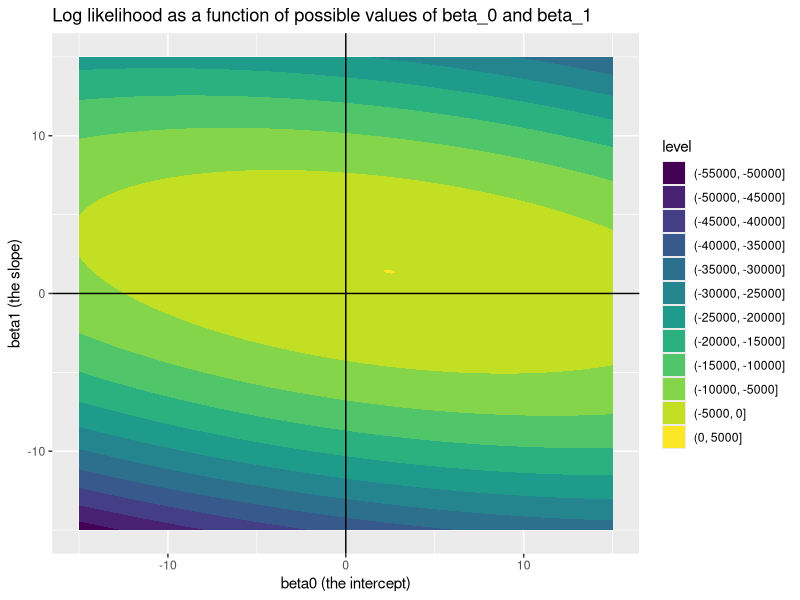
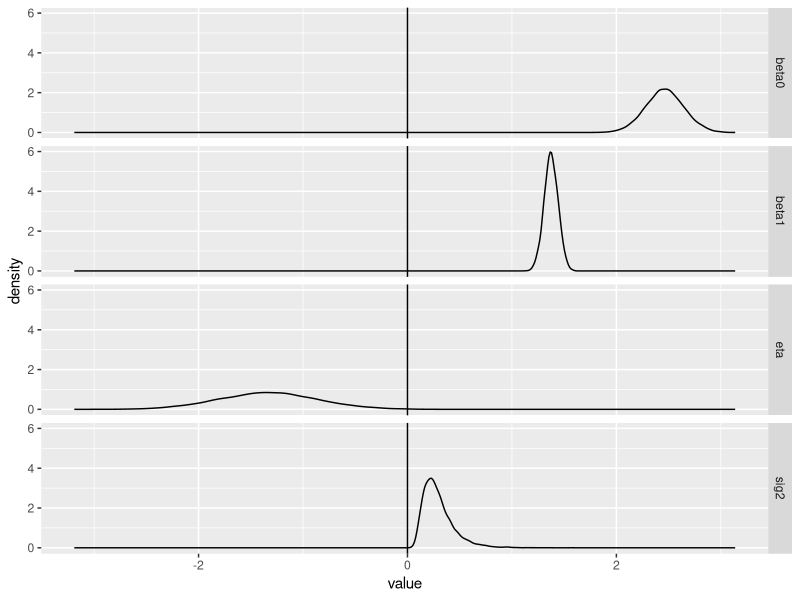
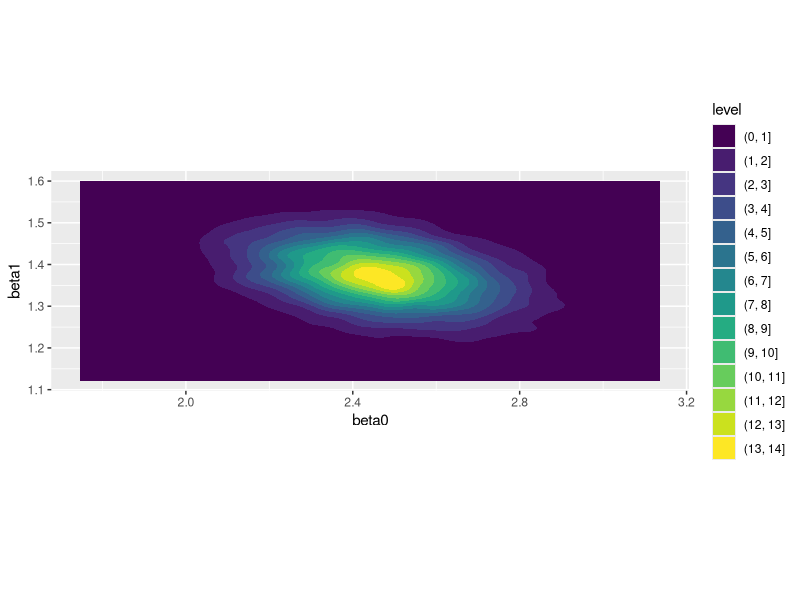

The R source for these figures, in order:
## ---- chunk 1
#| echo: true
llNormal <- function(pars, y, X){
    beta <- pars[1:ncol(X)]
    sigma2 <- exp(pars[ncol(X)+1])
    -1/2 * (sum(log(sigma2) + (y - (X%*%beta))^2 / sigma2))
}
## ---- chunk 2
# set a seed so runs are identical
set.seed(7)
# create a main predictor variable vector: -3 to 5 in increments of 1
x <- (-3):5
# Record the number of observations in x
N <- length(x)
# Create a response variable with variability
y <- 2.5 + 1.4 * x  + rnorm(N, mean = 0, sd = 0.5)

# bind x into a two column matrix whose first column is a vector of 1s (for the intercept)

X <- cbind(rep(1, N), x)
# Clean up names
colnames(X) <- NULL

## ---- chunk 3
fuller_optim_output <- optim(
    par = c(0, 0, 0), 
    fn = llNormal,
    method = "BFGS",
    control = list(fnscale = -1),
    hessian = TRUE,
    y = y, 
    X = X
)

fuller_optim_output
hess <- fuller_optim_output$hessian
inv_hess <- solve(-hess)
inv_hess

## ---- chunk 4
inv_hess_betas <- inv_hess[1:2, 1:2]

inv_hess_betas

## ---- chunk 5
library(tidyverse)
candidate_param_values <- expand_grid(
    beta_0 = seq(-15, 15, by = 0.05),
    beta_1 = seq(-15, 15, by = 0.05)
)

feed_to_ll <- function(b0, b1){
    pars <- c(b0, b1, log(0.25))
    llNormal(pars, y, X)
}

candidate_param_values <- candidate_param_values |>
    mutate(
        ll = map2_dbl(beta_0, beta_1, feed_to_ll)
    )

candidate_param_values |>
    ggplot(aes(beta_0, beta_1, z = ll)) + 
    geom_contour_filled() + 
    geom_vline(xintercept = 0) +
    geom_hline(yintercept = 0) +
    labs(
        title = "Log likelihood as a function of possible values of beta_0 and beta_1",
        x = "beta0 (the intercept)",
        y = "beta1 (the slope)"
    )
## ---- chunk 6
inv_hess_betas[1,2]
inv_hess_betas[2,1]
## ---- chunk 7
library(MASS)

point_estimates <- fuller_optim_output$par

vcov <- -solve(fuller_optim_output$hessian)
param_draws <- MASS::mvrnorm(
    n = 10000, 
    mu = point_estimates, 
    Sigma = vcov
)

colnames(param_draws) <- c(
    "beta0", "beta1", "eta"
)

head(param_draws)
## ---- chunk 8
df_param_draws <- 
param_draws |>
    as_tibble(
        rownames = 'draw'
    ) |>
    mutate(
        sig2 = exp(eta)
    ) |>
    pivot_longer(
        -draw, 
        names_to = "param",
        values_to = "value"
    ) 
    
df_param_draws |>
    ggplot(aes(x = value)) + 
    geom_density() + 
    facet_grid(param ~ .) + 
    geom_vline(xintercept=0)

## ---- chunk 9
# param_draws |>
#     as_tibble(
#         rownames = 'draw'
#     ) |>
#     ggplot(aes(x = beta0, y = beta1)) + 
#     geom_point(alpha = 0.1) + 
#     coord_cartesian(xlim = c(-10, 10), ylim = c(-10, 10))

param_draws |>
    as_tibble(
        rownames = 'draw'
    ) |>
    ggplot(aes(x = beta0, y = beta1)) + 
    geom_density_2d_filled() + 
    coord_equal()

